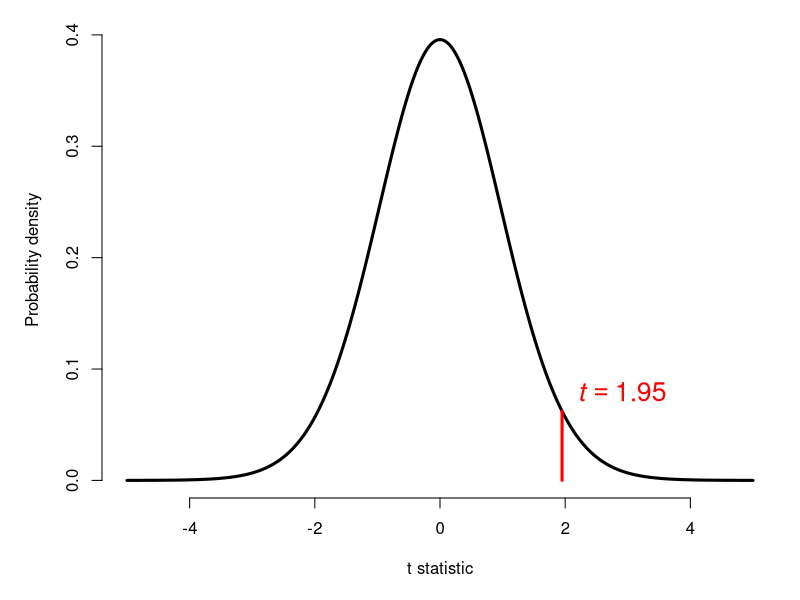
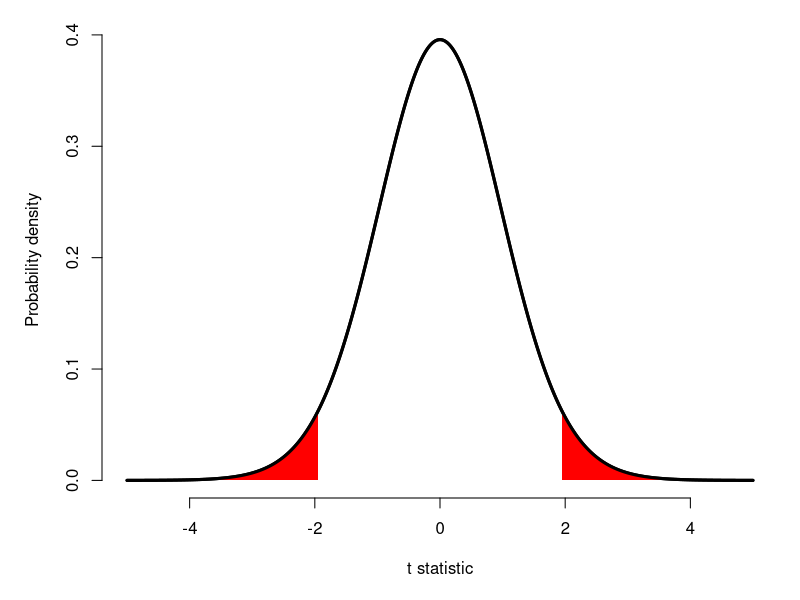
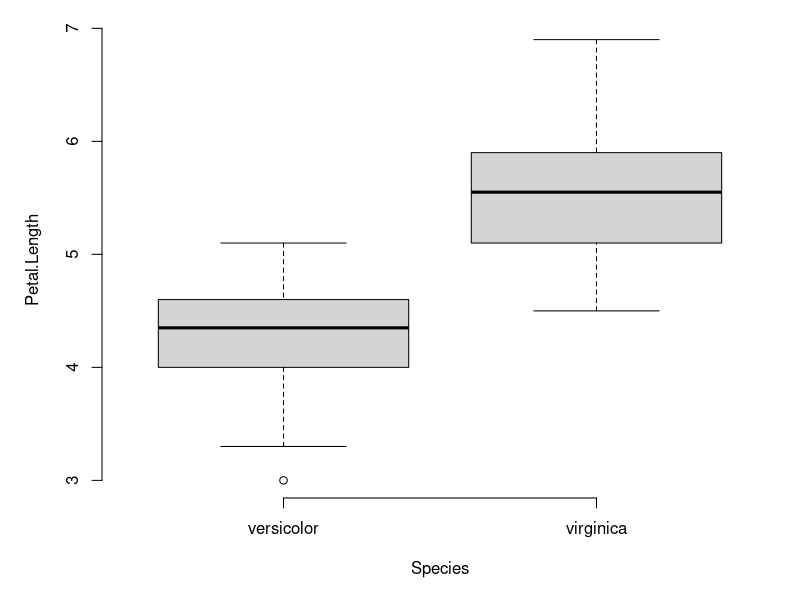
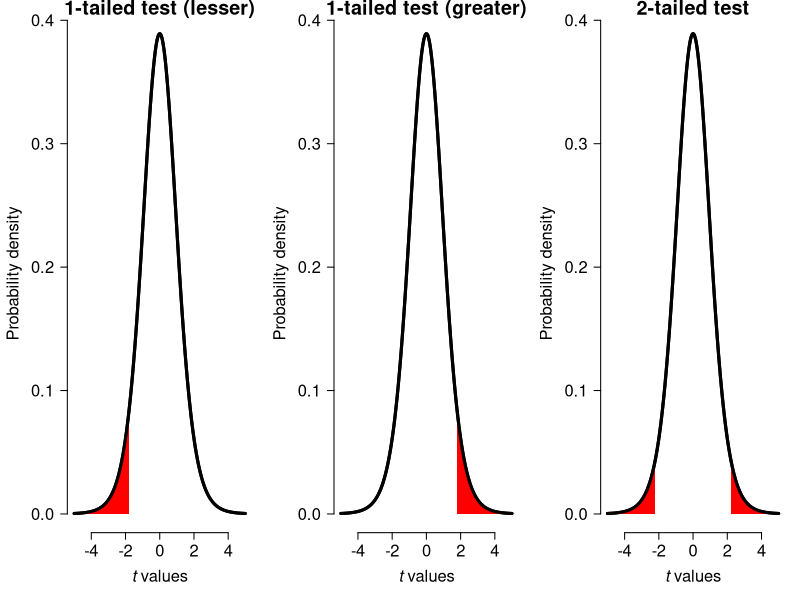

Write R code to recreate these figures, in order.
## ---- chunk 1
# simulate some values with nominal mean 5 and sd 3
set.seed(123)
a <- rnorm(20, 5, 3)

# 1 sample 1 tailed t-test
# Example 1: Is the underlying mean <= 0?
t.test(a, alternative="greater")
## ---- chunk 2
# Example 2: Is the underlying mean <= 4?
t.test(a, alternative="greater", mu=4)
## ---- chunk 3
# Example 3: Is the underlying mean >= 5.5?
t.test(a, alternative="less", mu=5.5)
## ---- chunk 4
# simulate data
set.seed(123)
a <- rnorm(20, 3, 1)

# 1 sample 2-tailed t-test:
## Example 1: mu = 0 (default)
t.test(a)
## ---- chunk 5
# simulate data
set.seed(123)
a <- rnorm(20, 3, 1)

# 1 sample 2-tailed t-test:
## Example 2: mu = 5
t.test(a, mu=5)
## ---- chunk 6
#| echo: false
#| fig.width: 8
#| fig.height: 6
x <- seq(-5, 5, by=0.01)
y <- dt(x, 31.2)
par(mar=c(5.1, 5.1, 1.1, 1.1), bty="n")
plot(x,y, type="l", lwd=3,
     ylab="Probability density", xlab="t statistic")
segments(1.95, 0, 1.95, dt(1.95, 31.2), lwd=3, col="red")
text(2.2, 0.08, expression(italic(t)==1.95), adj=0, col="red", cex=1.6)
## ---- chunk 7
#| echo: false
#| fig.width: 8
#| fig.height: 6

x1 <- seq(-5, -1.95, length=200)
x2 <- seq(1.95, 5, length=200)
y1 <- dt(x1, 31.2)
y2 <- dt(x2, 31.2)
y0 <- rep(0, 200)

par(mar=c(5.1, 5.1, 1.1, 1.1), bty="n")
plot(x,y, type="l", lwd=3,
     ylab="Probability density", xlab="t statistic")
polygon(x=c(x1, rev(x1)), y=c(y1, y0), border=NA, col="red")
polygon(x=c(x2, rev(x2)), y=c(y2, y0), border=NA, col="red")
points(x,y, type="l", lwd=3)
## ---- chunk 8
# simulate data
set.seed(42)
a <- rnorm(100, 5, 2)
b <- rnorm(100, 3, 2)

# example 1: difference in means
t.test(a,b)
## ---- chunk 9
# pull some data from example dataset iris
# i.e., make a new data frame with only 2 groups
dx <- iris[which(iris$Species %in% c("setosa", "versicolor")),]

# perform the test.
t.test(Petal.Length~Species, data=dx)

## ---- chunk 10
# simulate data
set.seed(789)
x1 <- rnorm(20, 10, 1)
x2 <- rnorm(20, 12, 1)

# is mean(x1) > mean(x2)?
t.test(x1, x2, alternative="greater")

# is mean(x1) < mean(x2)?
t.test(x1, x2, alternative="less")

# is mean(x1) - mean(x2) at least 1?
t.test(x1, x2, alternative="greater", mu=1)

# is mean(x1) - mean(x2) at most 1?
t.test(x1, x2, alternative="less", mu=1)

## ---- chunk 11
set.seed(789)
x1 <- rnorm(30, 5, 2)
x2 <- rnorm(30, 5.5, 2)

# is the true difference in means <1?
t.test(x1, x2, alternative="greater")
## ---- chunk 12
# simulate data
set.seed(42)
a <- rnorm(100, 5, 1)
b <- rnorm(100, 5, 1)

# let target tolerance = 1
# note that total tolerance range is 1, so
# amount for both one-sided tests is 1/2==0.5
D <- 0.5

# test 1: is difference >-D?
t.test(a, b, alternative = "greater", mu=-D)
## ---- chunk 13
# test 2: is difference <D?
t.test(a, b, alternative = "less", mu=D)
## ---- chunk 14
# simulate some data:
set.seed(123)
a <- runif(20, 1, 6)
b <- runif(20, 4, 9)

# run the test
wilcox.test(a,b)
## ---- chunk 15
# pull some data from example dataset iris
# i.e., make a new data frame with only 2 groups
use.species <- c("versicolor", "virginica")
dx <- iris[which(iris$Species %in% use.species),]
dx$Species <- factor(dx$Species, levels=use.species)

# perform the test.
wilcox.test(Petal.Length~Species, data=dx)
## ---- chunk 16
# follow up the test with a boxplot
# note that the formula interface is used here as well!
boxplot(Petal.Length~Species, data=dx)
## ---- chunk 17
# Example paired t-test in R
# simulate data
set.seed(42)
a <- rnorm(100, 5, 2)
# add pair-wise differences
b <- a + rnorm(100, 2, 0.2)
## ---- chunk 18
# compare to one sample t-test on differences:

dif <- b - a
t.test(dif)
## ---- chunk 19
x <- seq(-5, 5, by=0.001)
DF <- 10
y <- dt(x, DF)

x1 <- seq(-5, qt(0.05, DF), length=1000)
x2 <- seq(qt(0.95, DF), 5, length=1000)
y1 <- dt(x1, DF)
y2 <- dt(x2, DF)
par(mar=c(5.1, 5.1, 1.1, 1.1), bty="n", las=1,
  cex.axis=1.5, cex.lab=1.5, mfrow=c(1,3),
  cex.main=1.8)
plot(x, y, type="l", lwd=3, ylab="",
  xlab=expression(italic(t)~values))
title(ylab="Probability density", line=3.5)
title(main="1-tailed test (lesser)")
polygon(x=c(x1, rev(x1)),
        y=c(y1, rep(0, 1000)), border=NA, col="red")
points(x, y, type="l", lwd=3)
plot(x, y, type="l", lwd=3, ylab="",
  xlab=expression(italic(t)~values))
title(ylab="Probability density", line=3.5)
title(main="1-tailed test (greater)")
polygon(x=c(x2, rev(x2)),
        y=c(y2, rep(0, 1000)), border=NA, col="red")
points(x, y, type="l", lwd=3)

plot(x, y, type="l", lwd=3, ylab="",
  xlab=expression(italic(t)~values))
title(ylab="Probability density", line=3.5)
title(main="2-tailed test")
x1 <- seq(-5, qt(0.025, DF), length=1000)
x2 <- seq(qt(0.975, DF), 5, length=1000)
y1 <- dt(x1, DF)
y2 <- dt(x2, DF)
polygon(x=c(x1, rev(x1)),
        y=c(y1, rep(0, 1000)), border=NA, col="red")
polygon(x=c(x2, rev(x2)),
        y=c(y2, rep(0, 1000)), border=NA, col="red")
points(x, y, type="l", lwd=3)
## ---- chunk 20
# fit the linear model, which is what
# ANOVA really is.
mod1 <- lm(Petal.Length~Species, data=iris)

# omnibus test:
anova(mod1)
## ---- chunk 21
TukeyHSD(aov(mod1))
